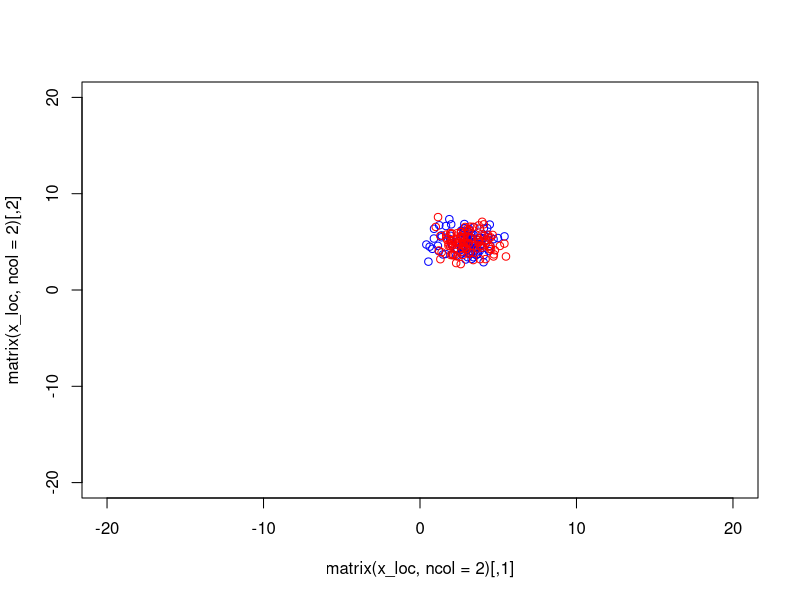

R code for this plot:
## This script contains a series of functions which determine the state of a
## newly infected case given its infector - e.g. geographic location, genetic
## sequences, etc.


## INTERNAL FUNCTIONS

modify_defaults <- function(defaults, x, strict = TRUE) {
    extra <- setdiff(names(x), names(defaults))
    if (strict && (length(extra) > 0L)) {
        stop("Additional invalid options: ", paste(extra, collapse=", "))
    }
    utils::modifyList(defaults, x, keep.null = TRUE) # keep.null is needed here
}


new_config <- function(...) {
    defaults <- list(x_min = 0, # min x, spatial coords
                     x_max = 100, # max x, spatial coords
                     y_min = 0, # min y, spatial coords
                     y_max = 100, # max y, spatial coords
                     sd_spatial = 1, # sd of normal spatial kernel
                     genome_length = 3e4, # genome length
                     mutation_rate = 1e-5, # mutation rate
                     separation_lineages = 365 # nb days to ancestral lineage
                     )
    
    args <- list(...)
    
    modify_defaults(defaults, args)    
}






## SPATIAL COORDINATES

## This function uses a Normal spatial kernel for all spatial dimensions, with a
## single parameter 'sd'.

## x: infector's location

new_location <- function(x = NULL, ..., config = new_config(...)) {
    if (is.null(x)) {
        out <- c(runif(1, min = config$x_min, max = config$x_max),
                 runif(1, min = config$y_min, max = config$y_max))
    } else {
        out <- rnorm(length(x), mean = x, sd = config$sd_spatial)
    }
    return(out)
}


## example

x_loc <- c(3, 5)
new_locs_sd1 <- t(replicate(100, new_location(x_loc)))
new_locs_sd5 <- t(replicate(100, new_location(x_loc, 5)))

plot(matrix(x_loc, ncol = 2), xlim = c(-20, 20), ylim = c(-20, 20), pch = "x")
points(new_locs_sd1, col = "blue")
points(new_locs_sd5, col = "red")





## GENETIC DATA

## We consider that all markers are biallelic, and store only mutations.

## x: ancestor's 'DNA', stored as a vector of mutations

## generation_time: the number of days between the infection of x and the new
## case

## mu: mutation rate (per site and per day)

## genome_length: total length of the genome

new_dna <- function(x = NULL, generation_time = NULL, ..., config = new_config(...)) {

    ## generate new lineage
    
    if (is.null(x)) {
        out <- new_dna(integer(0),
                     generation_time = config$separation_lineages,
                     config = config)
    } else {

        if (is.null(generation_time)) {
            stop("generation_time must be specified (currently NULL)")
        }
        
        ## generate new mutations
        lambda <- generation_time * config$mutation_rate * config$genome_length
        n_mutations <- rpois(1, lambda)
        new_mutations <- runif(n_mutations, min = 1, max = config$genome_length)
        new_mutations <- as.integer(round(new_mutations))
        out <- c(x, new_mutations)

        ## cleanup: remove reverse mutations
        reverse_mutations <- as.integer(names(which(table(out) %% 2 == 0L)))
        out <- setdiff(out, reverse_mutations)
    }
    
    return(out)
}


## examples

new_dna(1:10, 10, 0, 10) # no mutation

set.seed(1)
new_dna(1:10, 10, 1, 10) # reverse mutations delete old ones
## [1]  3  4  5  6  8 10




## COMPUTE GENETIC DISTANCES BETWEEN A PAIR OF CASES

## Using the storage of mutations defined above, i.e. one individual is a vector
## of mutations. See 'dist_dna' below for the version computing all pairwise
## comparisons from a list of 'DNA sequences' (i.e. list of vectors of
## mutations).

## x: a 'DNA sequence', stored as a vector of integers indicating mutations
## y: a 'DNA sequence', stored as a vector of integers indicating mutations

dist_dna_pair <- function(x, y) {
    common_mutations <- intersect(x, y)
    length(setdiff(c(x, y), common_mutations))
}


## examples
dist_dna_pair(NULL, NULL)
dist_dna_pair(NULL, 1)
dist_dna_pair(1, 1)
dist_dna_pair(1, 1:10)
dist_dna_pair(1:3, 1:10)






## x: a list of integer vectors, each of which represents the genome of a
## pathogen as positions of mutations

dist_dna <- function(x) {
    N <- length(x)
    all_pairs <- combn(seq_len(N), 2L, simplify = FALSE)
    n_pairs <- ncol(all_pairs)
    out <- dist(seq_len(N))
    out[] <- NA_integer_

    ## browser()
    for (i in seq_along(all_pairs)) {
	out[i] <- dist_dna_pair(x[[all_pairs[[i]][1]]],
				x[[all_pairs[[i]][2]]])
    }

    return(out)
}


## examples
dist_dna(list(integer(0), integer(0), 1, 1))
dist_dna(list(integer(0), integer(0), 1, 1, 1:2, 1:3, 1:4, 11:20))






## MAKE NEW INDIVIDUALS, EITHER FROM AN INFECTOR, OR FROM SCRATCH

new_case <- function(infector = NULL, ..., config = new_config(...)) {
    out <- list()
    
    out$location <- new_location(infector, config = config)

    out$dna <- new_dna(infector, config = config)

    return(out)
}
